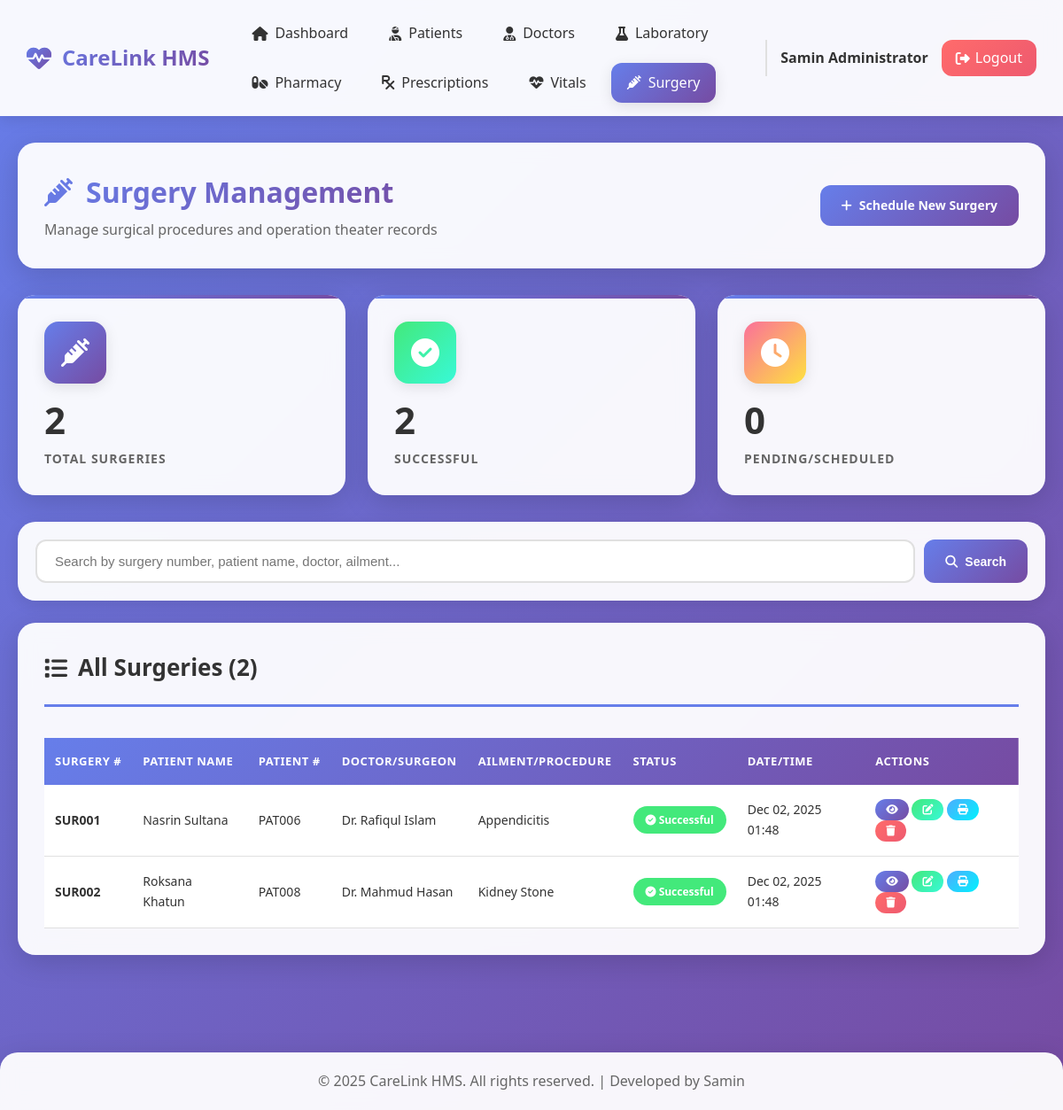
Page /backend/admin/surgery.php (signed in) on the committed database.
### tables this page shows
CREATE TABLE `his_surgery` (
  `s_id` int(11) NOT NULL,
  `s_number` varchar(200) DEFAULT NULL,
  `s_doc` varchar(200) DEFAULT NULL,
  `s_pat_number` varchar(200) DEFAULT NULL,
  `s_pat_name` varchar(200) DEFAULT NULL,
  `s_pat_ailment` varchar(200) DEFAULT NULL,
  `s_pat_date` timestamp(6) NOT NULL DEFAULT current_timestamp(6) ON UPDATE current_timestamp(6),
  `s_pat_status` varchar(200) DEFAULT NULL
);

### backend/admin/surgery.php (the view, shortened to what this page needs)
<?php
require_once '../includes/header.php';
require_once '../includes/navbar.php';
$surgeries = mysqli_query($conn, "SELECT s.*, p.pat_fname, p.pat_lname, p.pat_phone, p.pat_type
                                   FROM his_surgery s
                                   LEFT JOIN his_patients p ON s.s_pat_number = p.pat_number
                                   ORDER BY s.s_pat_date DESC");
$total = mysqli_num_rows($surgeries);
$successful = mysqli_query($conn, "SELECT COUNT(*) as count FROM his_surgery WHERE s_pat_status = 'Successful'");
$successful_count = mysqli_fetch_assoc($successful)['count'];
$pending = mysqli_query($conn, "SELECT COUNT(*) as count FROM his_surgery WHERE s_pat_status IS NULL OR s_pat_status = ''");
$pending_count = mysqli_fetch_assoc($pending)['count'];
?>
<div class="container">
    <div class="page-header">
        <div>
            <h1><i class="fas fa-syringe"></i> Surgery Management</h1>
            <p>Manage surgical procedures and operation theater records</p>
        </div>
        <a href="add_surgery.php" class="btn btn-primary">
            <i class="fas fa-plus"></i> Schedule New Surgery
        </a>
    </div>
    <div class="stats-grid" style="margin-bottom: 30px;">
        <div class="stat-card">
            <div class="stat-icon" style="background: linear-gradient(135deg, #667eea, #764ba2);">
                <i class="fas fa-syringe"></i>
            </div>
            <div class="stat-value"><?php echo $total; ?></div>
            <div class="stat-label">Total Surgeries</div>
        </div>
        <div class="stat-card">
            <div class="stat-icon" style="background: linear-gradient(135deg, #43e97b, #38f9d7);">
                <i class="fas fa-check-circle"></i>
            </div>
            <div class="stat-value"><?php echo $successful_count; ?></div>
            <div class="stat-label">Successful</div>
        </div>
        <div class="stat-card">
            <div class="stat-icon" style="background: linear-gradient(135deg, #fa709a, #fee140);">
                <i class="fas fa-clock"></i>
            </div>
            <div class="stat-value"><?php echo $pending_count; ?></div>
            <div class="stat-label">Pending/Scheduled</div>
        </div>
    </div>
    <div class="search-bar">
        <form method="GET" action="">
            <input type="text" name="search" placeholder="Search by surgery number, patient name, doctor, ailment..."
                   value="<?php echo isset($_GET['search']) ? htmlspecialchars($_GET['search']) : ''; ?>">
            <button type="submit" class="btn btn-primary"><i class="fas fa-search"></i> Search</button>
        </form>
    </div>
    <div class="content-card">
        <div class="card-header">
            <h2><i class="fas fa-list"></i> All Surgeries (<?php echo mysqli_num_rows($surgeries); ?>)</h2>
        </div>
        <div class="table-responsive">
            <table class="data-table">
                <thead>
                    <tr>
                        <th>Surgery #</th>
                        <th>Patient Name</th>
                        <th>Patient #</th>
                        <th>Doctor/Surgeon</th>
                        <th>Ailment/Procedure</th>
                        <th>Status</th>
                        <th>Date/Time</th>
                        <th>Actions</th>
                    </tr>
                </thead>
                <tbody>
                    <?php if(mysqli_num_rows($surgeries) > 0): ?>
                        <?php while ($surgery = mysqli_fetch_assoc($surgeries)):
                            $status = $surgery['s_pat_status'];
                            $badge_class = 'secondary';
                            $icon = 'clock';
                            if($status == 'Successful') {
                                $badge_class = 'success';
                                $icon = 'check-circle';
                            } elseif($status == 'Failed' || $status == 'Cancelled') {
                                $badge_class = 'danger';
                                $icon = 'times-circle';
                            } elseif($status == 'In Progress') {
                                $badge_class = 'warning';
                                $icon = 'spinner';
                            }
                        ?>
                        <tr>
                            <td><strong><?php echo $surgery['s_number']; ?></strong></td>
                            <td><?php echo $surgery['s_pat_name']; ?></td>
                            <td><?php echo $surgery['s_pat_number']; ?></td>
                            <td><?php echo $surgery['s_doc']; ?></td>
                            <td><?php echo $surgery['s_pat_ailment']; ?></td>
                            <td>
                                <span class="badge badge-<?php echo $badge_class; ?>">
                                    <i class="fas fa-<?php echo $icon; ?>"></i>
                                    <?php echo $status ? $status : 'Scheduled'; ?>
                                </span>
                            </td>
                            <td><?php echo date('M d, Y H:i', strtotime($surgery['s_pat_date'])); ?></td>
                            <td>
                                <a href="view_surgery.php?id=<?php echo $surgery['s_id']; ?>" class="btn btn-sm btn-primary" title="View Details">
                                    <i class="fas fa-eye"></i>
                                </a>
                                <a href="edit_surgery.php?id=<?php echo $surgery['s_id']; ?>" class="btn btn-sm btn-success" title="Edit">
                                    <i class="fas fa-edit"></i>
                                </a>
                                <a href="print_surgery_report.php?id=<?php echo $surgery['s_id']; ?>" class="btn btn-sm btn-info" title="Print Report" target="_blank">
                                    <i class="fas fa-print"></i>
                                </a>
                                <a href="delete_surgery.php?id=<?php echo $surgery['s_id']; ?>"
                                   class="btn btn-sm btn-danger"
                                   onclick="return confirm('Are you sure you want to delete this surgery record?');"
                                   title="Delete">
                                    <i class="fas fa-trash"></i>
                                </a>
                            </td>
                        </tr>
                        <?php endwhile; ?>
                    <?php endif; ?>
                </tbody>
            </table>
        </div>
    </div>
</div>
<?php require_once '../includes/footer.php'; ?>

### rows in the picture
his_surgery: s_number "SUR001", s_pat_name "Nasrin Sultana", s_pat_number "PAT006", s_doc "Dr. Rafiqul Islam", s_pat_ailment "Appendicitis", s_pat_status "Successful", s_pat_date "Dec 02, 2025 01:48"
his_surgery: s_number "SUR002", s_pat_name "Roksana Khatun", s_pat_number "PAT008", s_doc "Dr. Mahmud Hasan", s_pat_ailment "Kidney Stone", s_pat_status "Successful", s_pat_date "Dec 02, 2025 01:48"

### other values in the picture
$_SESSION['admin_name'] "Samin Administrator"
$total "2"
$successful_count "2"
$pending_count "0"
mysqli_num_rows($surgeries) "2"
